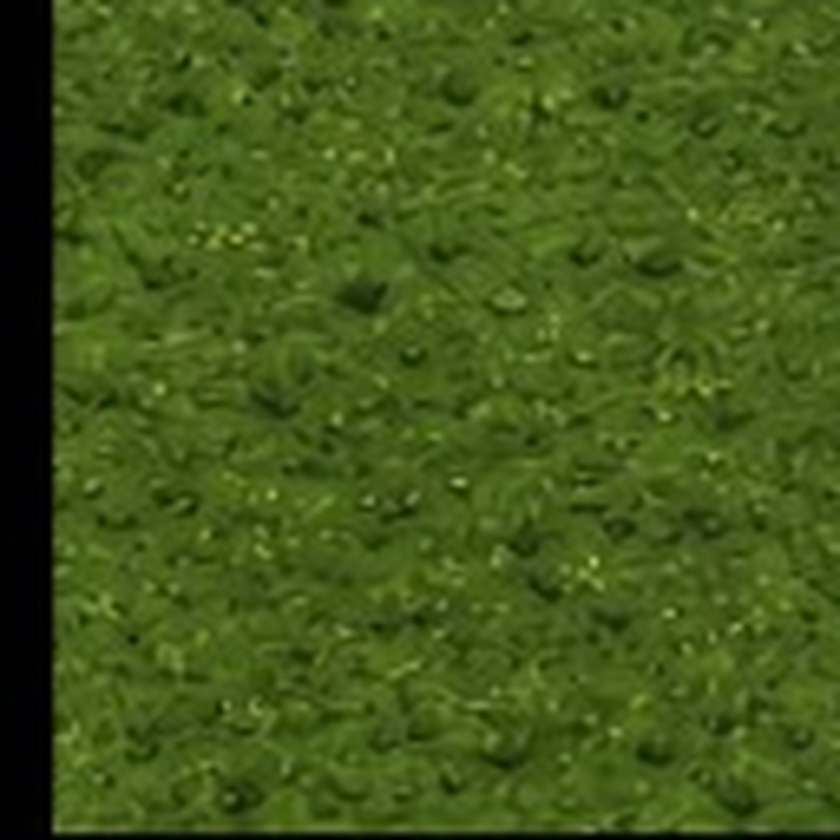
#> input picture assets/textures_source/grass.png, 840 x 840 px, shrunk from 1024 x 1024 before the run, found by its file name
$ python warm_mediterranean_tiles.py
#> lines starting #> are read from the running program, lines starting #| are printed output that depends on the picture
#!/usr/bin/env python3
"""Réchauffe la palette des tuiles terrain (herbe sèche, eau turquoise, sable ocre)."""
from __future__ import annotations

from pathlib import Path

import numpy as np
from PIL import Image

ROOT = Path(__file__).resolve().parents[1]
TILES = ROOT / "assets" / "tiles"


def _clamp(arr, lo=0, hi=255):
    return np.clip(arr, lo, hi).astype(np.uint8)


def warm_terrain_rgb(r, g, b, kind):
    rf, gf, bf = r.astype(float), g.astype(float), b.astype(float)

    if kind == "water":
        rf = rf * 0.72 + 40
        gf = gf * 0.95 + 24
        bf = bf * 1.08 + 18
    elif kind == "sand":
        rf = rf * 1.08 + 14
        gf = gf * 1.02 + 6
        bf = bf * 0.82
    elif kind == "grass":
        rf = rf * 1.12 + 18
        gf = gf * 0.92 + 4
        bf = bf * 0.78 - 6
    elif kind == "forest":
        rf = rf * 1.06 + 10
        gf = gf * 0.88 + 2
        bf = bf * 0.80 - 4
    elif kind == "hill":
        rf = rf * 1.10 + 12
        gf = gf * 0.90 + 2
        bf = bf * 0.78 - 4
    elif kind == "wheat":
        rf = rf * 1.06 + 8
        gf = gf * 0.96 + 2
        bf = bf * 0.86
    elif kind == "marble":
        rf = rf * 1.04 + 10
        gf = gf * 1.02 + 8
        bf = bf * 0.96 + 4
    elif kind == "rock":
        rf = rf * 1.06 + 12
        gf = gf * 1.02 + 8
        bf = bf * 0.92 + 2
    else:
        rf = rf * 1.04 + 6
        gf = gf * 1.00
        bf = bf * 0.92

    return _clamp(rf), _clamp(gf), _clamp(bf)


def process(path: Path, kind: str):
#> called with kind = 'grass'
    im = Image.open(path).convert("RGBA")
    arr = np.array(im)
    alpha = arr[:, :, 3]
#> alpha: shape (840, 840); every value is 255
    visible = alpha > 8
#> visible: shape (840, 840) bool; every value is 1
    if not visible.any():
        return False

    r, g, b = arr[:, :, 0], arr[:, :, 1], arr[:, :, 2]
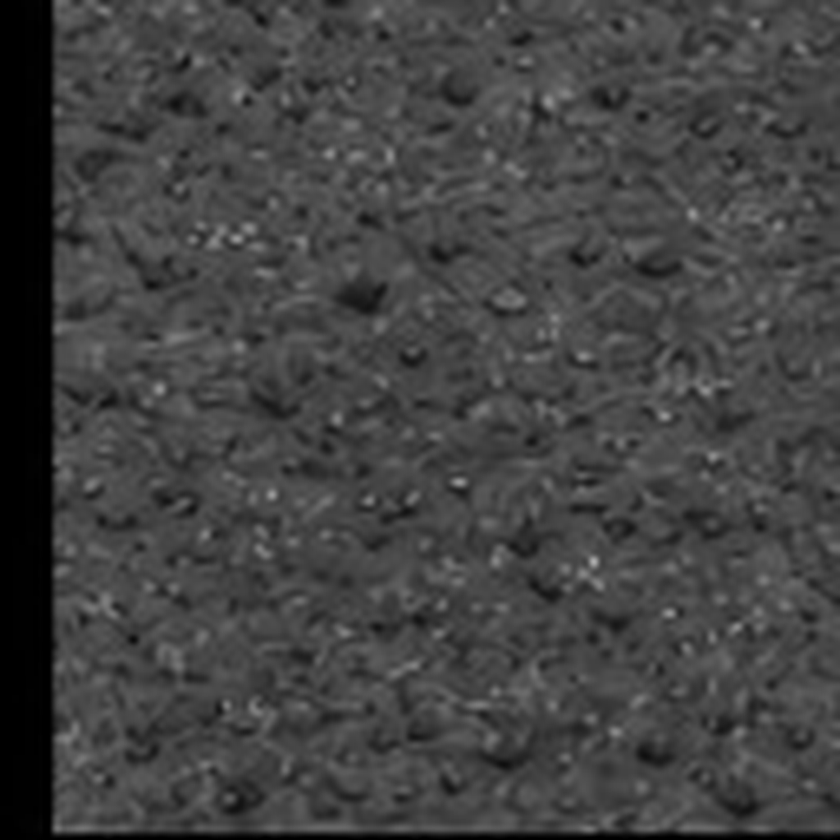
#> r: shape (840, 840); min 0, max 175, mean 66.4
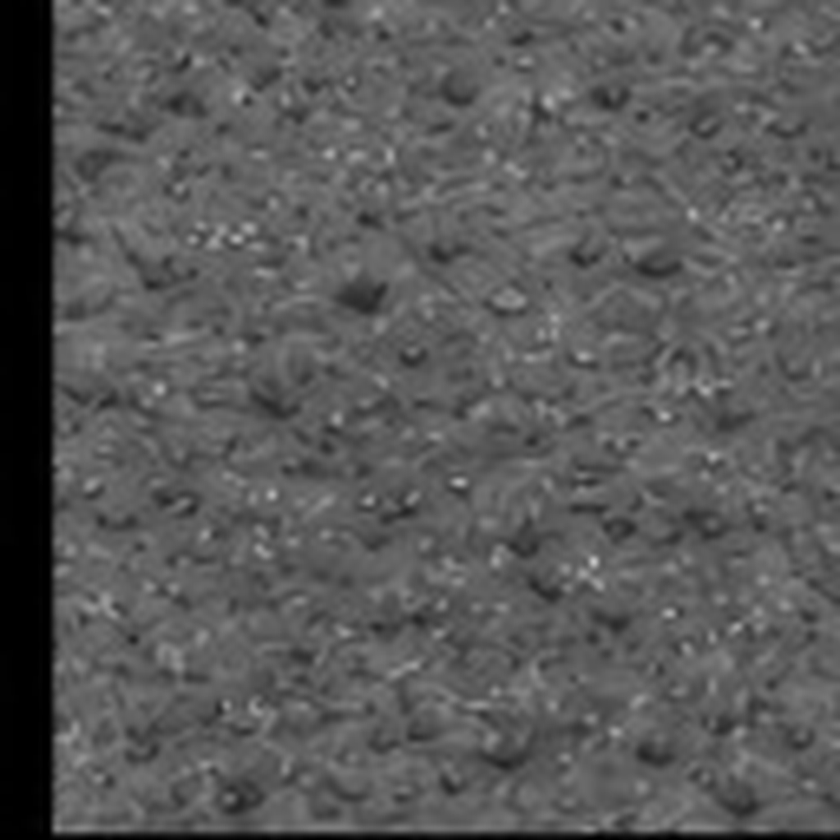
#> g: shape (840, 840); min 0, max 200, mean 89
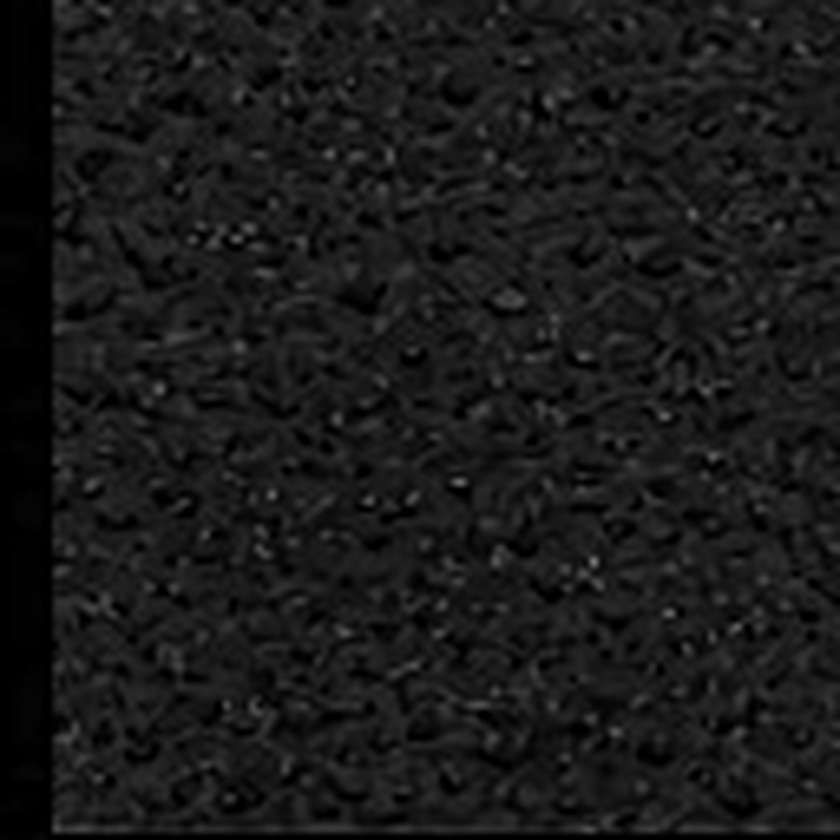
#> b: shape (840, 840); min 0, max 121, mean 25.3
    nr, ng, nb = warm_terrain_rgb(r, g, b, kind)
#> in warm_terrain_rgb, `bf = bf * 0.78 - 6`:
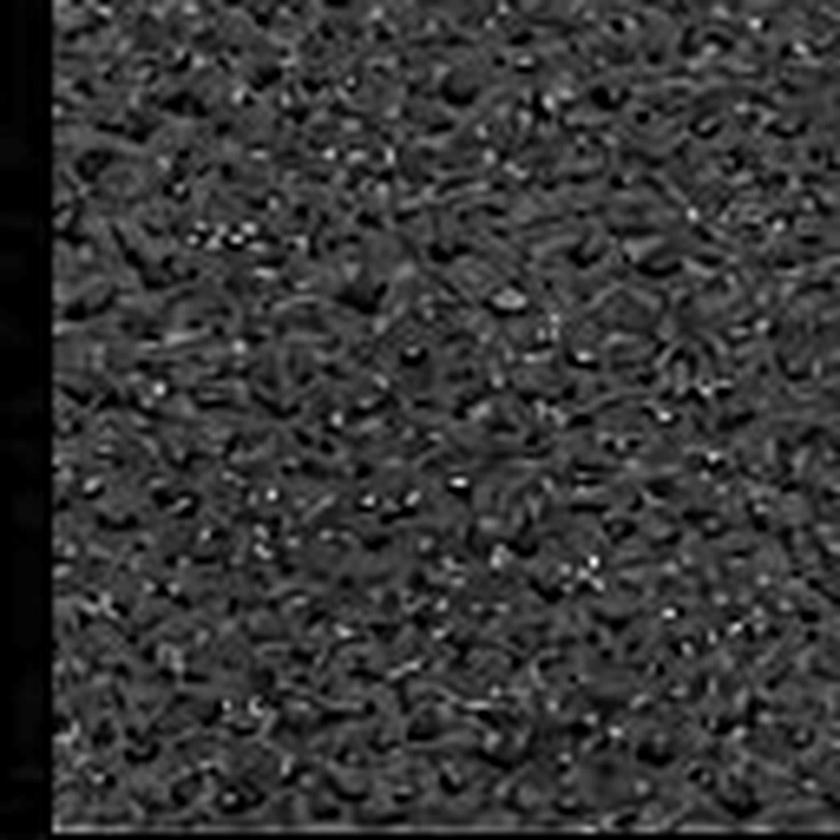
#> bf: shape (840, 840) float64; min -6, max 88.38, mean 13.7; drawn with min black and max white
    arr[:, :, 0] = np.where(visible, nr, r)
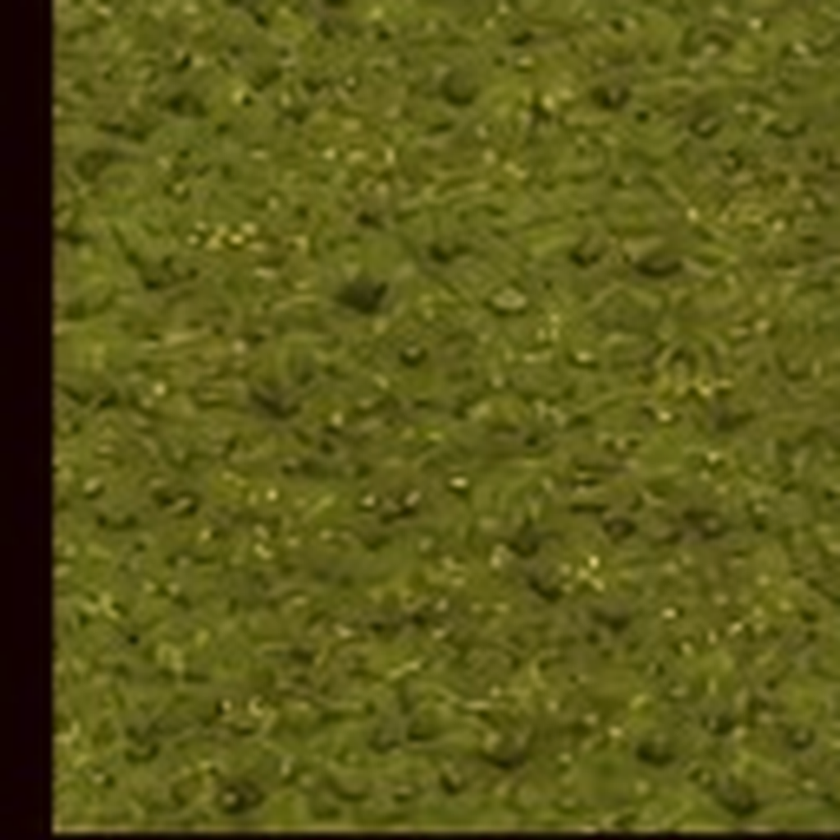
#> arr: shape (840, 840, 4); mean R, G, B, A 91.9, 89, 25.3, 255
    arr[:, :, 1] = np.where(visible, ng, g)
    arr[:, :, 2] = np.where(visible, nb, b)
#> pass 3 of the loop in main, `for path, kind in targets:`:
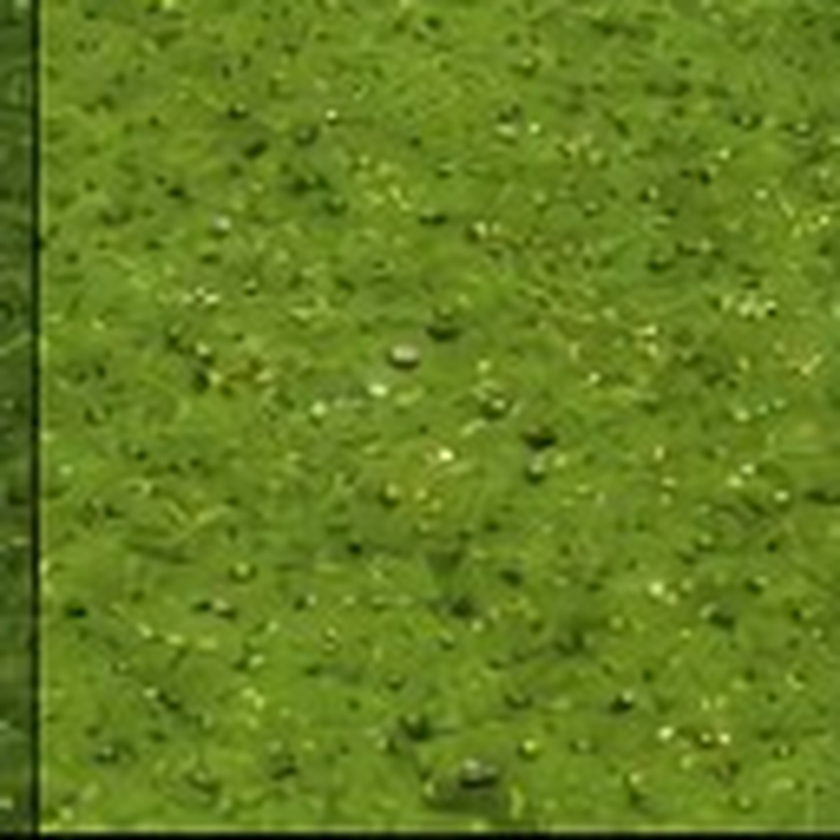
#> input picture assets/textures_source/hill.png, 840 x 840 px, shrunk from 1024 x 1024 before the run, found by its file name
#> in warm_terrain_rgb (call 2), `bf = bf * 0.78 - 4`:
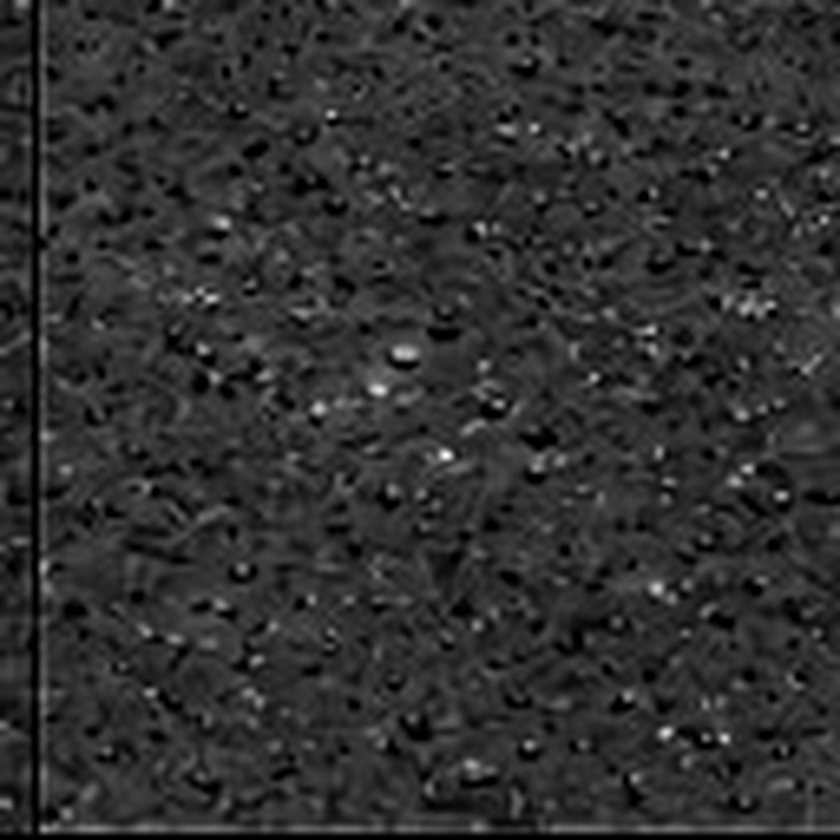
#> bf: shape (840, 840) float64; min -4, max 127.8, mean 21; drawn with min black and max white
#> in process (call 2), `arr[:, :, 0] = np.where(visible, nr, r)`:
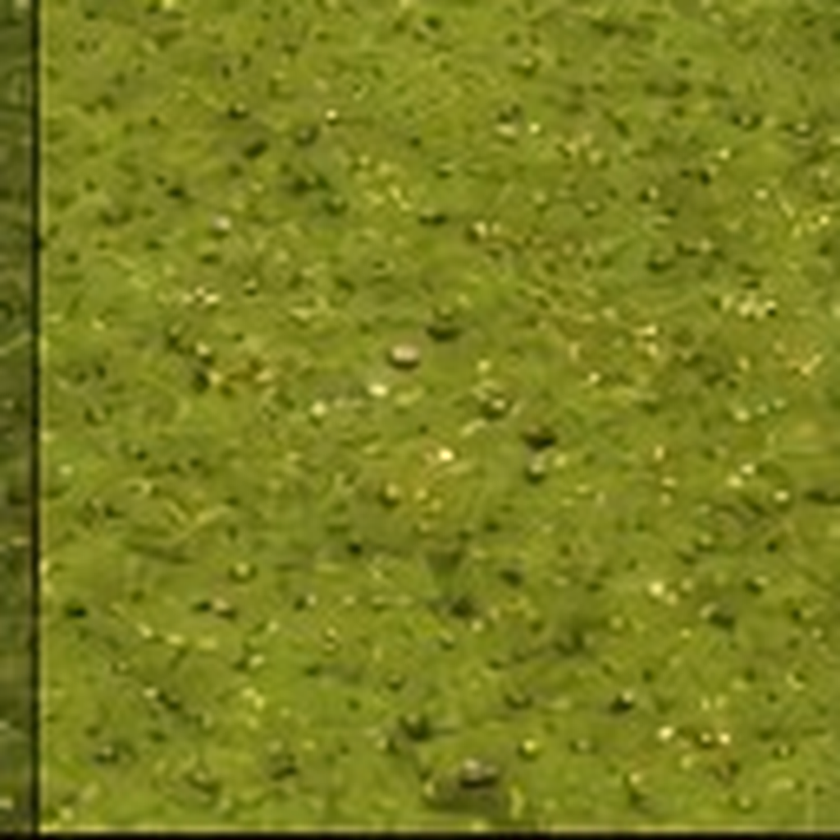
#> arr: shape (840, 840, 4); mean R, G, B, A 122.1, 126.9, 32.1, 255
#> the loop made 13 passes; the first 3 are shown
    Image.fromarray(arr).save(path)
    return True


def main():
    targets = [
        (TILES / "grass.png", "grass"),
        (TILES / "forest.png", "forest"),
        (TILES / "hill.png", "hill"),
        (TILES / "sand.png", "sand"),
        (TILES / "water.png", "water"),
        (TILES / "wheat.png", "wheat"),
        (TILES / "marble.png", "marble"),
        (TILES / "rock.png", "rock"),
        (TILES / "blocks" / "grass.png", "grass"),
        (TILES / "blocks" / "forest.png", "forest"),
        (TILES / "blocks" / "sand.png", "sand"),
        (TILES / "blocks" / "dirt.png", "sand"),
        (TILES / "blocks" / "stone.png", "rock"),
    ]
    n = 0
    for path, kind in targets:
        if path.exists() and process(path, kind):
            print(f"  warmed {path.relative_to(ROOT)} ({kind})")
            n += 1
    print(f"\n{n} tuiles réchauffées.")
    return 0


if __name__ == "__main__":
    raise SystemExit(main())
#> (the program exits here)
